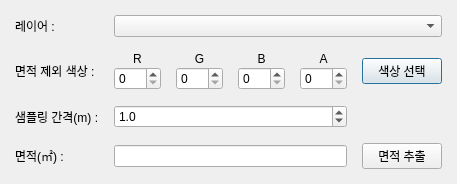
<?xml version="1.0" encoding="UTF-8"?>
<ui version="4.0">
 <class>Dialog</class>
 <widget class="QDialog" name="Dialog">
  <property name="geometry">
   <rect>
    <x>0</x>
    <y>0</y>
    <width>424</width>
    <height>173</height>
   </rect>
  </property>
  <property name="windowTitle">
   <string>래스터 면적 추출</string>
  </property>
  <layout class="QGridLayout" name="gridLayout">
   <property name="leftMargin">
    <number>15</number>
   </property>
   <property name="topMargin">
    <number>15</number>
   </property>
   <property name="rightMargin">
    <number>15</number>
   </property>
   <property name="bottomMargin">
    <number>15</number>
   </property>
   <property name="spacing">
    <number>15</number>
   </property>
   <item row="0" column="1" colspan="3">
    <widget class="QComboBox" name="comboBox_Layers"/>
   </item>
   <item row="2" column="3">
    <widget class="QPushButton" name="pushButton_PickColor">
     <property name="text">
      <string>색상 선택</string>
     </property>
    </widget>
   </item>
   <item row="0" column="0">
    <widget class="QLabel" name="label">
     <property name="text">
      <string>레이어 :</string>
     </property>
    </widget>
   </item>
   <item row="2" column="0">
    <widget class="QLabel" name="label_2">
     <property name="text">
      <string>면적 제외 색상 :</string>
     </property>
    </widget>
   </item>
   <item row="5" column="1" colspan="2">
    <widget class="QLineEdit" name="lineEdit_Area"/>
   </item>
   <item row="5" column="3">
    <widget class="QPushButton" name="pushButton_CalculateArea">
     <property name="text">
      <string>면적 추출</string>
     </property>
    </widget>
   </item>
   <item row="5" column="0">
    <widget class="QLabel" name="label_7">
     <property name="text">
      <string>면적(㎡) :</string>
     </property>
    </widget>
   </item>
   <item row="3" column="0">
    <widget class="QLabel" name="label_8">
     <property name="text">
      <string>샘플링 간격(m) :</string>
     </property>
    </widget>
   </item>
   <item row="2" column="1" colspan="2">
    <layout class="QGridLayout" name="gridLayout_2">
     <property name="verticalSpacing">
      <number>1</number>
     </property>
     <item row="0" column="3">
      <widget class="QLabel" name="label_6">
       <property name="text">
        <string>A</string>
       </property>
       <property name="alignment">
        <set>Qt::AlignCenter</set>
       </property>
      </widget>
     </item>
     <item row="0" column="0">
      <widget class="QLabel" name="label_3">
       <property name="text">
        <string>R</string>
       </property>
       <property name="alignment">
        <set>Qt::AlignCenter</set>
       </property>
      </widget>
     </item>
     <item row="0" column="2">
      <widget class="QLabel" name="label_5">
       <property name="text">
        <string>B</string>
       </property>
       <property name="alignment">
        <set>Qt::AlignCenter</set>
       </property>
      </widget>
     </item>
     <item row="0" column="1">
      <widget class="QLabel" name="label_4">
       <property name="text">
        <string>G</string>
       </property>
       <property name="alignment">
        <set>Qt::AlignCenter</set>
       </property>
      </widget>
     </item>
     <item row="1" column="0">
      <widget class="QSpinBox" name="spinBox_R">
       <property name="maximum">
        <number>255</number>
       </property>
      </widget>
     </item>
     <item row="1" column="1">
      <widget class="QSpinBox" name="spinBox_G">
       <property name="maximum">
        <number>255</number>
       </property>
      </widget>
     </item>
     <item row="1" column="2">
      <widget class="QSpinBox" name="spinBox_B">
       <property name="maximum">
        <number>255</number>
       </property>
      </widget>
     </item>
     <item row="1" column="3">
      <widget class="QSpinBox" name="spinBox_A">
       <property name="maximum">
        <number>255</number>
       </property>
      </widget>
     </item>
    </layout>
   </item>
   <item row="3" column="1" colspan="2">
    <widget class="QDoubleSpinBox" name="doubleSpinBox_SamplingInterval">
     <property name="decimals">
      <number>1</number>
     </property>
     <property name="value">
      <double>1.000000000000000</double>
     </property>
    </widget>
   </item>
  </layout>
 </widget>
 <resources/>
 <connections/>
</ui>
